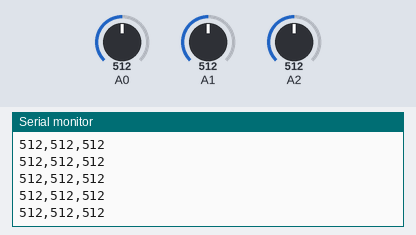
This sketch was run on a simulated Arduino Uno, built with avr-gcc and run on an emulated ATmega328P. Parts: the last lines printed to the serial monitor. Inputs (shaded band) come from the test bench; at power-on: A0 = 512, A1 = 512, A2 = 512.

Above: at 1.2 s.
1.3 s: A0 set to 11
At 1.9 s:
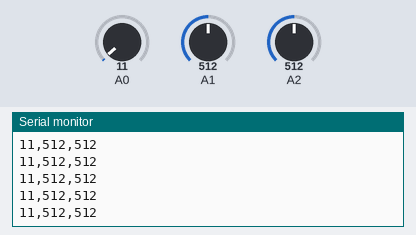
4.3 s: A0 set to 8
At 5.1 s:
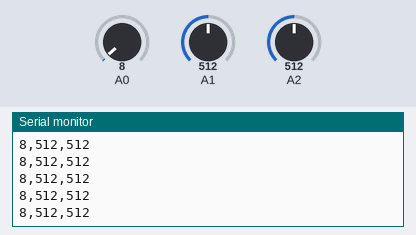
5.8 s: A0 set to 93
At 6.9 s:
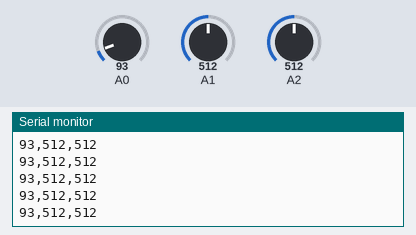
7.3 s: A0 set to 110
At 8.2 s:
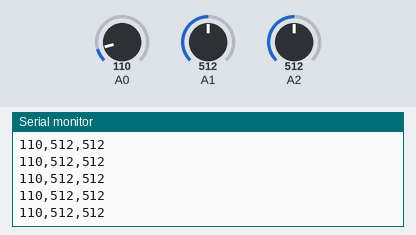
Timing chart, 0 to 10.3 s (numbered marks = the images above; inputs shaded):
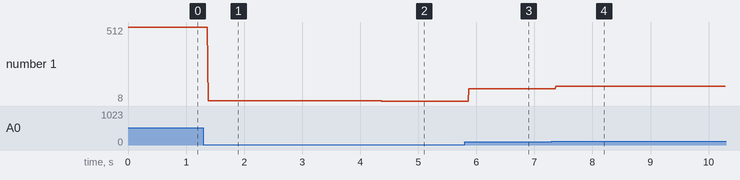

The sketch:

experiment3_Arduino.ino
```cpp
int sensor1val;
int sensor2val;
int sensor3val;
//int sensor4val;

void setup() {
  //start serial connection
  Serial.begin(9600);
}

void loop() {
  // read the sensor value
  sensor1val = analogRead(0);
  // print out the sensor value
  Serial.print(sensor1val);
  // print a comma to separate the values
  Serial.print(",");

  // read the sensor value
  sensor2val = analogRead(1);
  // print out the sensor value
  Serial.print(sensor2val);
  // print a comma to separate the values
  Serial.print(",");

  // read the sensor value
  sensor3val = analogRead(2);
   Serial.print(sensor3val);
  // print out the sensor value and add a line break
  Serial.println();


// read the sensor value


}
```

Measured:
- after the input at 1.3 s, the serial monitor: prints a new line after 0.08 s (image 1)
- after the input at 4.3 s, the serial monitor: prints a new line after 0.07 s (image 2)
- after the input at 5.8 s, the serial monitor: prints a new line after 0.07 s (image 3)
- after the input at 7.3 s, the serial monitor: prints a new line after 0.07 s (image 4)
- plotted number 1: 512 → 11 after the input at 1.3 s, 11 → 8 after the input at 4.3 s, 8 → 93 after the input at 5.8 s, 93 → 110 after the input at 7.3 s
